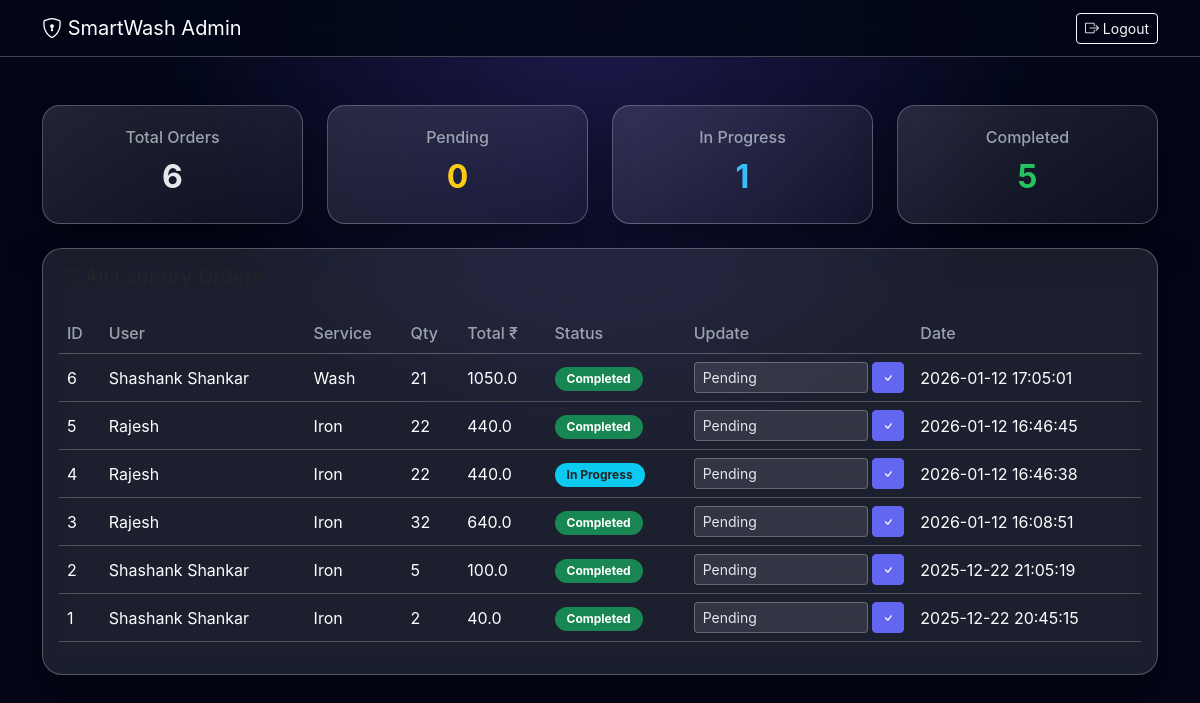
Page /admin (signed in) on the earlier database version.
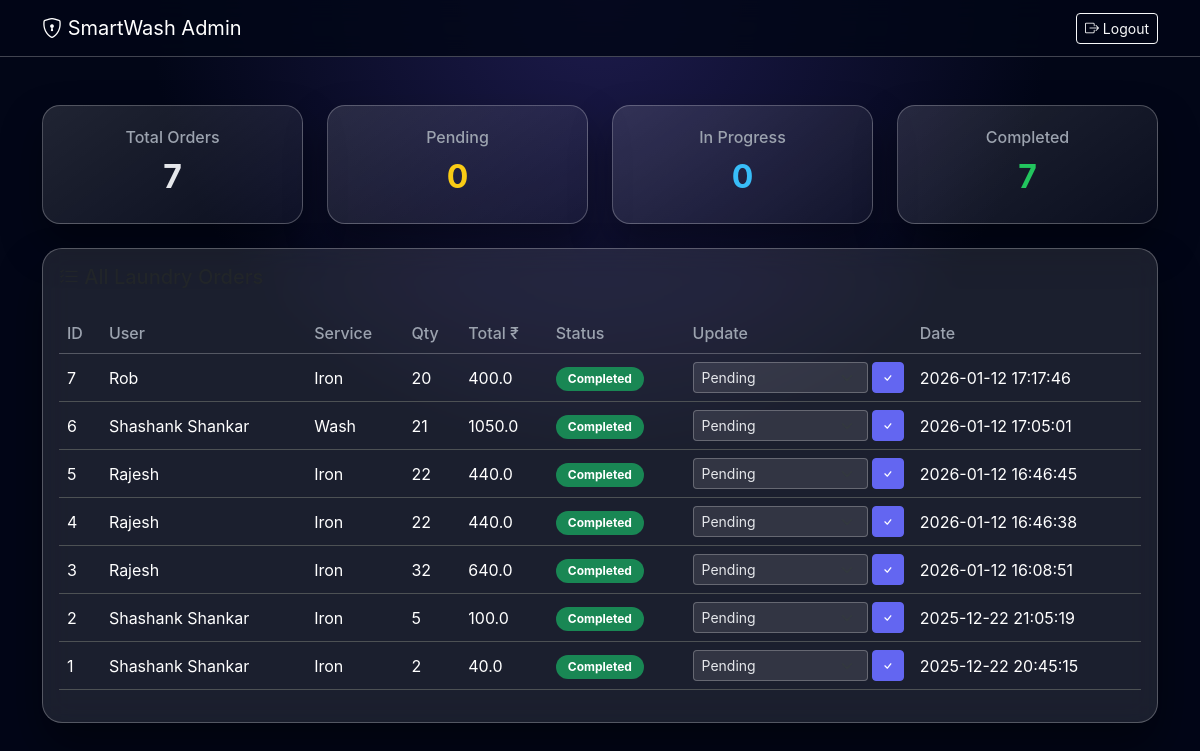
Same page on the later database version.
### tables this page shows
CREATE TABLE orders (
            id INTEGER PRIMARY KEY AUTOINCREMENT,
            user_id INTEGER,
            service TEXT,
            quantity INTEGER,
            total_price REAL,
            status TEXT DEFAULT 'Pending',
            created_at TEXT,
            FOREIGN KEY(user_id) REFERENCES users(id)
        );

CREATE TABLE users (
            id INTEGER PRIMARY KEY AUTOINCREMENT,
            name TEXT NOT NULL,
            email TEXT UNIQUE NOT NULL,
            password TEXT NOT NULL,
            role TEXT DEFAULT 'user'
        );

### app.py (the view, shortened to what this page needs)
@app.route("/admin", methods=["GET", "POST"])
def admin_dashboard():
    if "user_id" not in session or session.get("role") != "admin":
        return redirect(url_for("login"))
    conn = get_db_connection()
    orders = conn.execute("""
        SELECT orders.*, users.name
        FROM orders
        JOIN users ON orders.user_id = users.id
        ORDER BY created_at DESC
    """).fetchall()
    conn.close()
    return render_template("admin.html", orders=orders)

### app.py (called while the page is built)
def get_db_connection():
    conn = sqlite3.connect(DB_NAME)
    conn.row_factory = sqlite3.Row
    return conn

### templates/admin.html (shortened to what this page needs)
<!DOCTYPE html>
<html lang="en">
<head>
    <link href="https://cdn.jsdelivr.net/npm/bootstrap@5.3.3/dist/css/bootstrap.min.css" rel="stylesheet">
    <link href="https://cdn.jsdelivr.net/npm/bootstrap-icons/font/bootstrap-icons.css" rel="stylesheet">
    <link rel="stylesheet" href="{{ url_for('static', filename='style.css') }}">
</head>
<body class="dashboard-body">
<nav class="navbar navbar-expand-lg navbar-dark premium-nav">
    <div class="container">
        <span class="navbar-brand">
            <i class="bi bi-shield-lock"></i> SmartWash Admin
        </span>
        <div class="ms-auto">
            <a href="{{ url_for('logout') }}" class="btn btn-outline-light btn-sm">
                <i class="bi bi-box-arrow-right"></i> Logout
            </a>
        </div>
    </div>
</nav>
<div class="container mt-5">
    <div class="row g-4 mb-4">
        <div class="col-md-3">
            <div class="stat-card">
                <h6>Total Orders</h6>
                <span>{{ orders|length }}</span>
            </div>
        </div>
        <div class="col-md-3">
            <div class="stat-card warning">
                <h6>Pending</h6>
                <span>
                    {{ orders | selectattr("status","equalto","Pending") | list | length }}
                </span>
            </div>
        </div>
        <div class="col-md-3">
            <div class="stat-card info">
                <h6>In Progress</h6>
                <span>
                    {{ orders | selectattr("status","equalto","In Progress") | list | length }}
                </span>
            </div>
        </div>
        <div class="col-md-3">
            <div class="stat-card success">
                <h6>Completed</h6>
                <span>
                    {{ orders | selectattr("status","equalto","Completed") | list | length }}
                </span>
            </div>
        </div>
    </div>
    <div class="card glass-card">
        <div class="card-body">
            <h5 class="card-title mb-4">
                <i class="bi bi-list-check"></i> All Laundry Orders
            </h5>
            <div class="table-responsive">
                <table class="table table-dark table-hover align-middle">
                    <thead>
                        <tr>
                            <th>ID</th>
                            <th>User</th>
                            <th>Service</th>
                            <th>Qty</th>
                            <th>Total ₹</th>
                            <th>Status</th>
                            <th>Update</th>
                            <th>Date</th>
                        </tr>
                    </thead>
                    <tbody>
                        {% for order in orders %}
                        <tr>
                            <td>{{ order.id }}</td>
                            <td>{{ order.name }}</td>
                            <td>{{ order.service }}</td>
                            <td>{{ order.quantity }}</td>
                            <td>{{ order.total_price }}</td>
                            <td>
                                {% if order.status == 'Pending' %}
                                    <span class="badge bg-warning text-dark">Pending</span>
                                {% elif order.status == 'In Progress' %}
                                    <span class="badge bg-info text-dark">In Progress</span>
                                {% else %}
                                    <span class="badge bg-success">Completed</span>
                                {% endif %}
                            </td>
                            <td>
                                <form method="POST" class="d-flex gap-1">
                                    <select name="status" class="form-select form-select-sm">
                                        <option>Pending</option>
                                    </select>
                                    <button class="btn btn-sm btn-primary">
                                        <i class="bi bi-check"></i>
                                    </button>
                                </form>
                            </td>
                            <td>{{ order.created_at }}</td>
                        </tr>
                        {% endfor %}
                    </tbody>
                </table>
            </div>
        </div>
    </div>
</div>
</body>
</html>

### static/style.css (style rules this page uses)
:root { --bg-dark: #020617; --glass-bg: rgba(255, 255, 255, 0.10); --glass-border: rgba(255, 255, 255, 0.25); --primary: #6366f1; --success: #22c55e; --warning: #facc15; --info: #38bdf8; --text-main: #e5e7eb; --text-muted: #9ca3af; }
* { box-sizing: border-box; }
body { margin: 0; font-family: "Inter", system-ui, sans-serif; color: var(--text-main); }
.premium-nav { background: rgba(2, 6, 23, 0.85); backdrop-filter: blur(12px); border-bottom: 1px solid var(--glass-border); }
.dashboard-body { min-height: 100vh; background: radial-gradient(circle at top, #1d1b4c 0%, #020617 45%); }
.glass-card { background: var(--glass-bg); border: 1px solid var(--glass-border); backdrop-filter: blur(14px); border-radius: 20px; box-shadow: 0 25px 45px rgba(0,0,0,0.4); }
.stat-card { background: linear-gradient( 145deg, rgba(255,255,255,0.12), rgba(255,255,255,0.04) ); border: 1px solid var(--glass-border); border-radius: 18px; padding: 22px; text-align: center; box-shadow: 0 20px 40px rgba(0,0,0,0.35); }
.stat-card h6 { color: var(--text-muted); margin-bottom: 6px; }
.stat-card span { font-size: 2rem; font-weight: 700; }
.stat-card.success span { color: var(--success); }
.stat-card.warning span { color: var(--warning); }
.stat-card.info span { color: var(--info); }
.table-dark { --bs-table-bg: transparent; --bs-table-hover-bg: rgba(255,255,255,0.06); }
.table thead th { color: var(--text-muted); font-weight: 500; border-bottom: 1px solid var(--glass-border); }
.form-control, .form-select { background-color: rgba(255,255,255,0.10); border: 1px solid var(--glass-border); color: var(--text-main); }
.btn-primary { background-color: var(--primary); border-color: var(--primary); }
.badge { font-size: 0.75rem; padding: 6px 12px; border-radius: 12px; }
a { color: #a5b4fc; text-decoration: none; }

Differences in the rows shown:
added orders: id "7", name "Rob", service "Iron", quantity "20", total_price "400.0", status "Completed", created_at "2026-01-12 17:17:46"
changed orders id 4: status "In Progress" → "Completed"
Other differences:
{{ orders|length }}: "6" → "7"
{{ orders | selectattr("status","equalto","In Progress") | list | length }}: "1" → "0"
{{ orders | selectattr("status","equalto","Completed") | list | length }}: "5" → "7"
